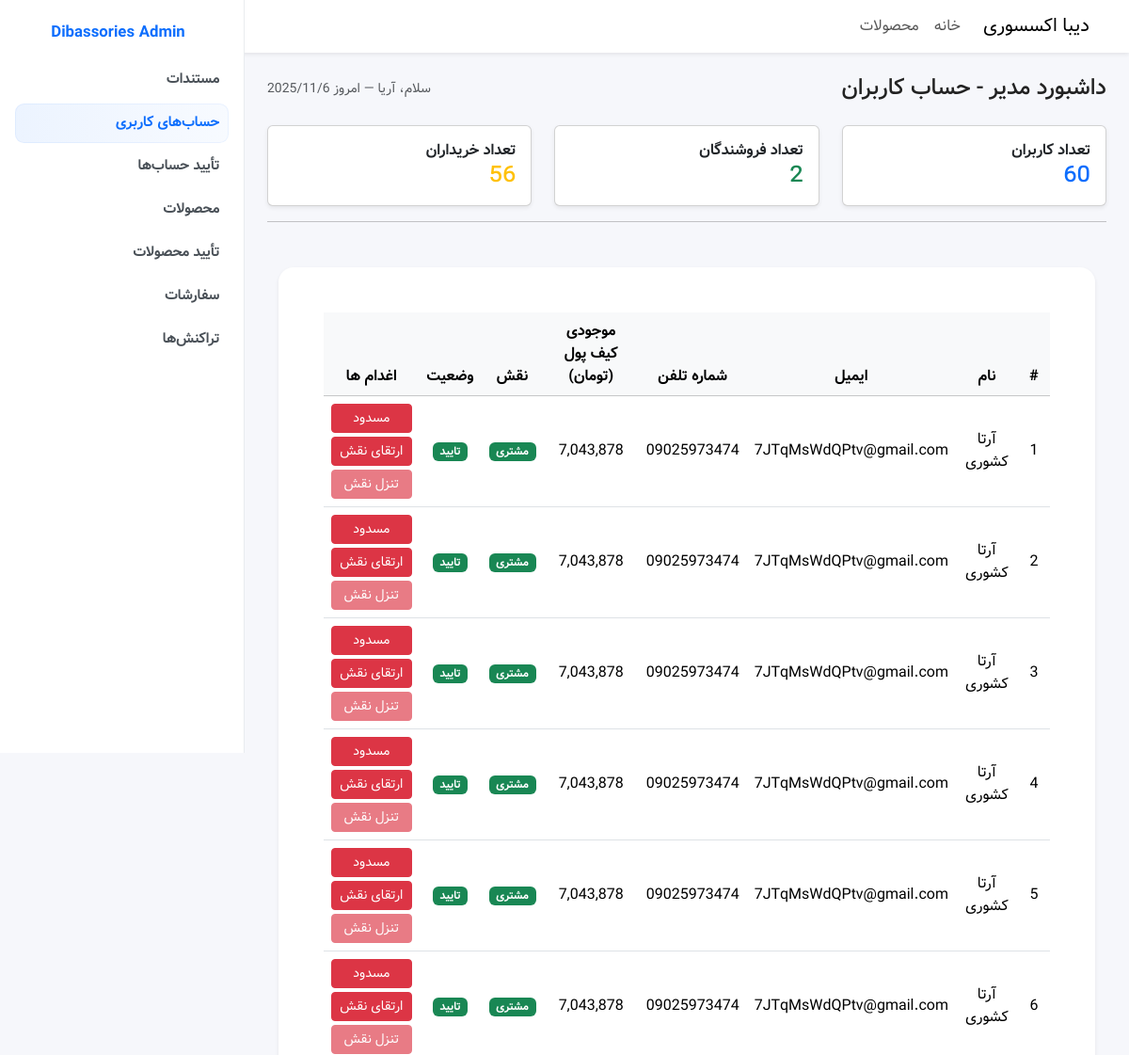
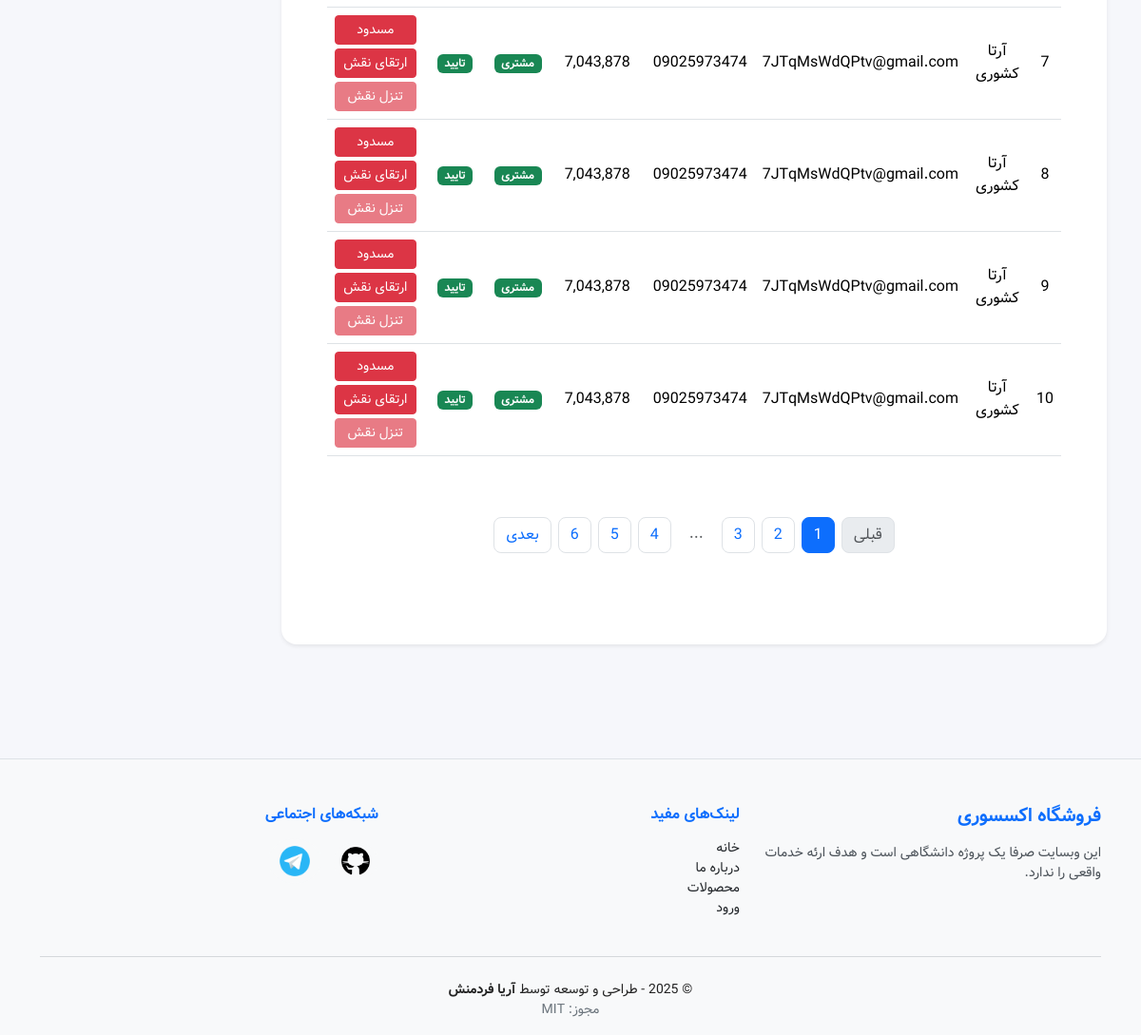
The app's page /dashboard/accounts/index.php (signed in) with its own data (2 pictures, top to bottom).
### tables this page shows
CREATE TABLE IF NOT EXISTS `dibas_accounts` (
  `id` varchar(32) NOT NULL,
  `username` varchar(64) NOT NULL,
  `password` varchar(60) NOT NULL,
  `email` varchar(320) NOT NULL,
  `fname` varchar(32) NOT NULL,
  `lname` varchar(32) NOT NULL,
  `phone` varchar(12) NOT NULL,
  `pangirno` varchar(12) DEFAULT NULL,
  `address` varchar(512) NOT NULL,
  `zipcode` varchar(16) NOT NULL,
  `card_number` varchar(16) DEFAULT NULL,
  `card_terminal` varchar(32) DEFAULT NULL,
  `wallet_balance` decimal(12,2) NOT NULL DEFAULT 0.00,
  `instagram` varchar(128) DEFAULT NULL,
  `telegram` varchar(128) DEFAULT NULL,
  `role` tinyint(4) NOT NULL,
  `status` tinyint(4) NOT NULL,
  `created_at` datetime NOT NULL DEFAULT current_timestamp()
);

### src/utils/cookie.php (called while the page is built, shortened)
<?php
class Cookie {
	public static function get(string $key): string|null {
		return (string)$_COOKIE[$key];
	}
}
?>

### src/services/accounts.php (called while the page is built, shortened)
<?php
include_once __DIR__ . "/../repositories/accounts.php";
include_once __DIR__ . "/../utils/cookie.php";
include_once __DIR__ . "/../utils/jwt.php";
class AccountService extends BaseService {
	final public static function getAccountFromCookie(): AccountModel|null {
		$token = Cookie::get(COOKIE_JWT_NAME);
		$data = JWT::decode($token)["body"];
		$id = $data["id"];
		$exp = $data["exp"];
		$now = strtotime("today midnight");
		return AccountRepository::findById($id);
	}
}
?>

### src/utils/jwt.php (called while the page is built, shortened)
<?php
class JWT {
	public static function decode(string $token):? array {
		$tokenParts = explode('.', $token);
		list($encodedHeader, $encodedPayload, $providedSignature) = $tokenParts;
		$header = json_decode(base64_decode(strtr($encodedHeader, '-_', '+/')), true);
		$payload = json_decode(base64_decode(strtr($encodedPayload, '-_', '+/')), true);
		$signature = base64_decode(strtr($providedSignature, '-_', '+/'));
		$validSignature = hash_hmac('sha512', "$encodedHeader.$encodedPayload", JWT_SIGN, true);
		return [
			'header' => $header,
			'body' => $payload
		];
	}
}
?>

### src/utils/database.php (called while the page is built, shortened)
<?php
class Database {
	private static PDO|null $connection = null;
	private static string|null $error = null;
	final public static function hasError(): bool {
		return Database::$error !== null;
	}
	final public static function connect(): bool {
		$servername = DB_SERVERNAME;
		$dbname = DB_NAME;
		try {
			Database::$connection = new PDO(
				"mysql:host=$servername;dbname=$dbname;charset=utf8mb4",
				DB_USERNAME,
				DB_PASSWORD
			);
			Database::$connection->setAttribute(
				PDO::ATTR_ERRMODE,
				PDO::ERRMODE_EXCEPTION
			);
			return true;
		} catch (PDOException $err) {
			Database::$error = $err->getMessage();
			return false;
		}
	}
	final public static function close(): void {
		Database::$connection = null;
		Database::$error = null;
	}
	final public static function query(string $sql, array $options = []): PDOStatement|null {
		try {
			$stmt = Database::$connection->prepare($sql, $options);
			$stmt->execute();
			$stmt->setFetchMode(PDO::FETCH_ASSOC);
			return $stmt;
		} catch (PDOException $err) {
			Database::$error = $err->getMessage();
			return null;
		}
	}
}
?>

### src/repositories/repository.php (called while the page is built, shortened)
<?php
include_once __DIR__ . "/../utils/database.php";
abstract class BaseRepository {
	final static protected function dbConnect(): bool {
		return true;
	}
}
?>

### src/repositories/accounts.php (called while the page is built, shortened)
<?php
include_once __DIR__ . "/repository.php";
include_once __DIR__ . "/../models/accounts.php";
class AccountRepository extends BaseRepository {
	private static function find(string $field, string $value): AccountModel|null {
		$row = Database::query(
			"SELECT * FROM `dibas_accounts` WHERE `dibas_accounts`.`$field` = '$value';"
		)->fetch();
		$model = new AccountModel(
			$row["id"],
			$row["username"],
			$row["password"],
			$row["email"],
			$row["fname"],
			$row["lname"],
			$row["phone"],
			$row["pangirno"],
			$row["address"],
			$row["zipcode"],
			$row["card_number"] === "NULL" ? null : $row["card_number"],
			$row["card_terminal"] === "NULL" ? null : $row["card_terminal"],
			$row["wallet_balance"],
			$row["instagram"] === "NULL" ? null : $row["instagram"],
			$row["telegram"] === "NULL" ? null : $row["telegram"],
			$row["role"],
			$row["status"],
			new DateTimeImmutable($row["created_at"])
		);
		return $model;
			return null;
	}
	final public static function findById(string $id): AccountModel|null {
		return AccountRepository::find("id", $id);
	}
	final public static function filter(
		int $page = 1,
		int $limit = PAGINATION_LIMIT,
		bool|null $cardSeted = null,
		int|null $role = null,
		int|null $status = null
	): array {
		$models = [];
		$offset = ($page - 1) * $limit;
		$sqlCondition = [];
		$sqlConditionStr = "";
		$sqlConditionCount = count($sqlCondition);
		for ($i = 0; $i < $sqlConditionCount; $i++) {
			$sqlConditionStr .= $sqlCondition[$i];
			if ($i + 1 < $sqlConditionCount) {
				$sqlConditionStr .= " AND ";
			}
		}
		$rows = Database::query(
			"SELECT * FROM `dibas_accounts`
			$sqlConditionStr
			ORDER BY `dibas_accounts`.`created_at`
			LIMIT $limit OFFSET $offset;"
		)->fetchAll();
		foreach ($rows as $row) {
			$model = new AccountModel(
				$row["id"],
				$row["username"],
				$row["password"],
				$row["email"],
				$row["fname"],
				$row["lname"],
				$row["phone"],
				$row["pangirno"],
				$row["address"],
				$row["zipcode"],
				$row["card_number"] === "NULL" ? null : $row["card_number"],
				$row["card_terminal"] === "NULL" ? null : $row["card_terminal"],
				$row["wallet_balance"],
				$row["instagram"] === "NULL" ? null : $row["instagram"],
				$row["telegram"] === "NULL" ? null : $row["telegram"],
				$row["role"],
				$row["status"],
				new DateTimeImmutable($row["created_at"])
			);
			array_push($models, $model);
		}
			return $models;
	}
	final public static function getPageCount(
		int $limit = PAGINATION_LIMIT,
		bool|null $cardSeted = null,
		int|null $role = null,
		int|null $status = null
	): int {
		$sqlCondition = [];
		$sqlConditionStr = "";
		$sqlConditionCount = count($sqlCondition);
		for ($i = 0; $i < $sqlConditionCount; $i++) {
			$sqlConditionStr .= $sqlCondition[$i];
			if ($i + 1 < $sqlConditionCount) {
				$sqlConditionStr .= " AND ";
			}
		}
		$count = Database::query(
			"SELECT COUNT(*) AS 'total'
			FROM `dibas_accounts`
			$sqlConditionStr
			;"
		);
		$count = (int)$count->fetch()["total"];
			if ($count < $limit) $count = 1;
			else $count = (int)ceil($count / $limit);
			return $count;
	}
}
?>

### src/models/model.php (called while the page is built, shortened)
<?php
abstract class BaseModel {
	private string|null $error = null;
	final public function hasError(): bool {
		return $this->error !== null;
	}
}
class ModelTest {
	public static function inRange(int $min, int $max, int|string|null $value, bool $nullable = false): bool {
		$_type = gettype($value);
		$_length = 0;
		if ($_type == "integer") {
			$_length = $value;
		}if ($_type == "NULL") {
			return $nullable;
		}else {
			$_length = strlen($value);
		}
		return ($min <= $_length && $max >= $_length);
	}
}
?>

### src/models/accounts.php (called while the page is built, shortened)
<?php
include_once __DIR__ . "/model.php";
class AccountModel extends BaseModel {
	final public function validate(): bool {
		return true;
	}
}
?>

### src/utils/convert.php (called while the page is built, shortened)
<?php
function convertRolesToString(int $role): string {
	switch ($role) {
		case ROLE_CUSTOMER:
			return "مشتری";
	}
}
function convertStatusToString(int $status): string {
	switch ($status) {
		case STATUS_OK:
			return "تایید";
	}
}
function convertStatusToColor(int $status): string {
	switch ($status) {
		case STATUS_OK:
			return "success";
	}
}
?>

### src/controllers/controller.php (called while the page is built, shortened)
<?php
class Controller {
	final public static function makeControllerUrl(string $controller, int $req, array $params): string {
		$url = SRC_DIR . "/controllers/$controller.php?" . CONTROLLER_REQ_NAME ."=" . $req;
		foreach ($params as $key => $value) {
			$url .= "&$key=$value";
		}
		return $url;
	}
}
?>

### dashboard/accounts/index.php (the view, shortened to what this page needs)
<?php
include __DIR__ . "/../../assets/components/pagination.php";
include __DIR__ . "/../../src/utils/convert.php";
include __DIR__ . "/../../src/controllers/controller.php";
include __DIR__ . "/../../src/repositories/orders.php";
include __DIR__ . "/../../src/services/accounts.php";
$account = AccountService::getAccountFromCookie();
$users = AccountRepository::filter(1, PHP_INT_MAX);
$usersCount = 0;
$sellersCount = 0;
$customersCount = 0;
foreach ($users as $user) {
	$usersCount++;
	if ($user->role === ROLE_SELLER) $sellersCount++;
	if ($user->role === ROLE_CUSTOMER) $customersCount++;
}
?>
<!DOCTYPE html>
<html lang="fa" dir="rtl">
<head>
	<link rel="stylesheet" href="<?= ASSETS_DIR ?>/libs/bootstrap.rtl.min.css" />
	<link rel="stylesheet" href="<?= ASSETS_DIR ?>/fonts/font.patch.css" />
	<link rel="stylesheet" href="<?= ASSETS_DIR ?>/css/slidebar.css" />
</head>
<body>
	<?php include __DIR__ . "/../../assets/components/navbar.php"; ?>
	<?php
		include __DIR__ . "/../../assets/components/sidebar.php";
	?>
	<main class="app-content" id="mainContent">
		<div class="d-flex justify-content-between align-items-center mb-4">
			<div class="d-flex align-items-center gap-2">
				<h4 class="mb-0">داشبورد مدیر - حساب کاربران</h4>
			</div>
			<div class="text-muted small">سلام، <?= $account->fname ?> — امروز <span class="show-time"></span></div>
		</div>
		<div class="row g-4">
			<div class="col-md-4">
				<div class="card shadow-sm">
					<div class="card-body">
						<h6 class="mb-1 fw-bold">تعداد کاربران</h6>
						<p class="h4 text-primary mb-0"><?= number_format((float)$usersCount) ?></p>
					</div>
				</div>
			</div>
			<div class="col-md-4">
				<div class="card shadow-sm">
					<div class="card-body">
						<h6 class="mb-1 fw-bold">تعداد فروشندگان</h6>
						<p class="h4 text-success mb-0"><?= number_format((float)$sellersCount) ?></p>
					</div>
				</div>
			</div>
			<div class="col-md-4">
				<div class="card shadow-sm">
					<div class="card-body">
						<h6 class="mb-1 fw-bold">تعداد خریداران</h6>
						<p class="h4 text-warning mb-0"><?= number_format((float)$customersCount) ?></p>
					</div>
				</div>
			</div>
		</div>
		<hr />
		<section class="container-fluid my-5">
			<div class="card shadow-sm border-0 rounded-4">
				<div class="card-body p-4 p-md-5">
					<div class="table-responsive">
						<table class="table align-middle text-center">
							<thead class="table-light">
								<tr>
									<th>#</th>
									<th>نام</th>
									<th>ایمیل</th>
									<th>شماره تلفن</th>
									<th>موجودی کیف پول (تومان)</th>
									<th>نقش</th>
									<th>وضعیت</th>
									<th>اغدام ها</th>
								</tr>
							</thead>
							<tbody>
								<?php
									$i = ($page * PAGINATION_LIMIT) - PAGINATION_LIMIT;
									$users = AccountRepository::filter($page);
									foreach ($users as $users) {
										$roleColor = "success";
										$i++;
								?>
								<tr>
									<td><?= $i ?></td>
									<td><?= $user->fname . " " . $user->lname ?></td>
									<td><?= $user->email ?></td>
									<td><?= $user->phone ?></td>
									<td><?= number_format((float)$user->wallet_balance) ?></td>
									<td><span class="badge bg-<?= $roleColor  ?>"><?= convertRolesToString($user->role) ?></span></td>
									<td><span class="badge bg-<?= convertStatusToColor($user->status) ?>"><?= convertStatusToString($user->status) ?></span></td>
									<td>
										<?php
											$blockOrUnblock = "مسدود";
											$blockOrUnblockReqCode = CONTROLLER_ACCOUNT_BLOCK;
											$upgradeRoleDisabled = "";
											$downgradeRoleDisabled = "";
											if ($user->role == ROLE_ADMIN) $upgradeRoleDisabled = "disabled";
											elseif ($user->role == ROLE_CUSTOMER) $downgradeRoleDisabled = "disabled";
											$blockOrUnblockLink = Controller::makeControllerUrl("accounts", $blockOrUnblockReqCode, [
												"user" => $user->id,
												"redirect" => dirname($_SERVER["PHP_SELF"])
											]);
											$upgradeRoleLink = Controller::makeControllerUrl("accounts", CONTROLLER_ACCOUNT_UPGRADE, [
												"user" => $user->id,
												"redirect" => dirname($_SERVER["PHP_SELF"])
											]);
											$downgradeRoleLink = Controller::makeControllerUrl("accounts", CONTROLLER_ACCOUNT_DOWNGRADE, [
												"user" => $user->id,
												"redirect" => dirname($_SERVER["PHP_SELF"])
											]);
										?>
										<a href="<?= $blockOrUnblockLink ?>" class="btn btn-sm btn-danger w-100 mb-1"><?= $blockOrUnblock ?></a>
										<a href="<?= $upgradeRoleLink ?>" class="btn btn-sm btn-danger w-100 mb-1 <?= $upgradeRoleDisabled ?>">ارتقای نقش</a>
										<a href="<?= $downgradeRoleLink ?>" class="btn btn-sm btn-danger w-100 <?= $downgradeRoleDisabled ?>">تنزل نقش</a>
									</td>
								</tr>
								<?php } ?>
							</tbody>
						</table>
					</div>
					<div class="container-fluid">
						<?php echo createPagination(AccountRepository::getPageCount(), $page); ?>
					</div>
				</div>
			</div>
		</section>
	</main>
	<?php include __DIR__ . "/../../assets/components/footer.php"; ?>
</body>
</html>

### records on screen
dibas_accounts: fname "آریا", blockOrUnblock "مسدود"
dibas_accounts: fname "آرتا", lname "کشوری", email "7JTqMsWdQPtv@gmail.com", phone "09025973474", wallet_balance "7,043,878", role "مشتری", status "تایید"
dibas_accounts: blockOrUnblock "مسدود"
dibas_accounts: blockOrUnblock "مسدود"
dibas_accounts: blockOrUnblock "مسدود"
dibas_accounts: blockOrUnblock "مسدود"
dibas_accounts: blockOrUnblock "مسدود"
dibas_accounts: blockOrUnblock "مسدود"
dibas_accounts: blockOrUnblock "مسدود"
dibas_accounts: blockOrUnblock "مسدود"
dibas_accounts: blockOrUnblock "مسدود"

### other values on screen
$usersCount "60"
$sellersCount "2"
$customersCount "56"
